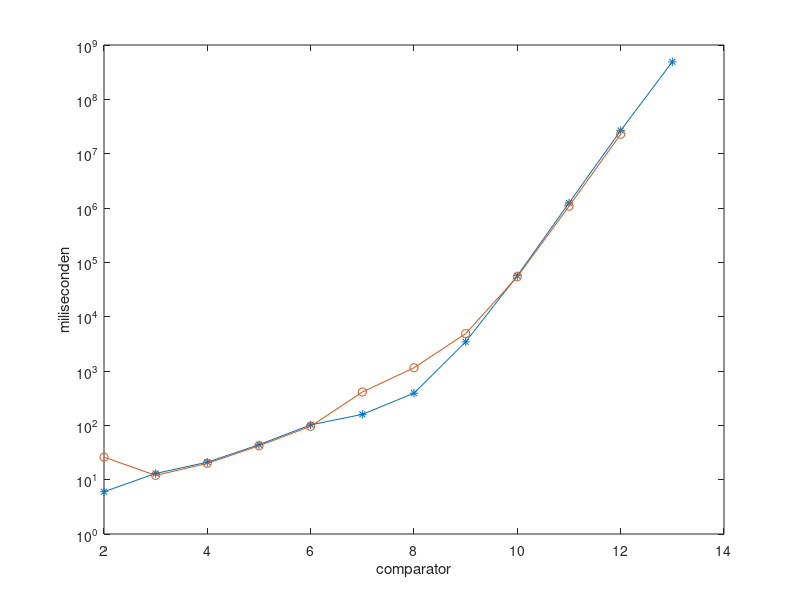
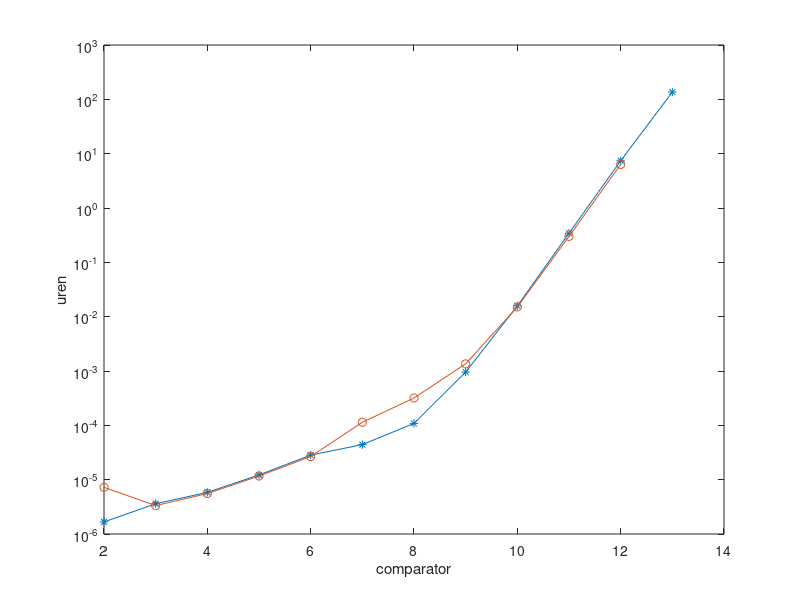
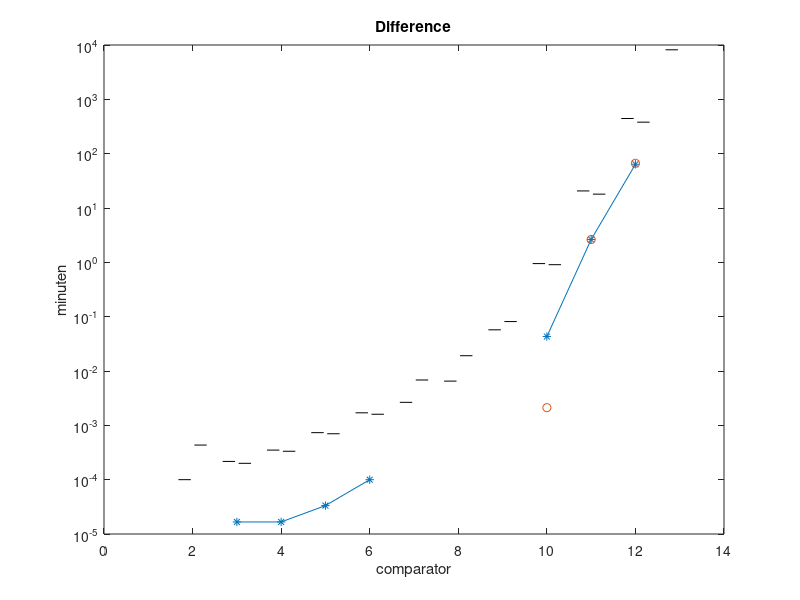

Write MATLAB code to recreate these figures, in order.
clc
%%
old   = [6 13 21 44 102 159 391 3436 56887 1237241 26637970 489689647]; % ms
old_s = old ./ 1000; % s
old_m = old_s ./ 60; % min
old_u = old_m ./ 60; % uur
old_d = old_u ./ 24; % dag
old_totaal_dag = sum(old_d);

new   = [26 12 20 42 96 410 1147 4875 54304 1079551 22804439 0]; % ms
new_s = new ./ 1000; % s
new_m = new_s ./ 60; % min
new_u = new_m ./ 60; % uur
new_d = new_u ./ 24; % dag
new_totaal_dag = sum(new_d);

%%
figure
plot(2:13, old, '*-')
xlabel('comparator')
ylabel('miliseconden')
set(gca, 'Yscale', 'log')
hold on
plot(2:13, new, 'o-')

%%
figure
plot(2:13, old_u, '*-')
xlabel('comparator')
ylabel('uren')
set(gca, 'Yscale', 'log')
hold on
plot(2:13, new_u, 'o-')

%%
diff = (old_m(1:11) - new_m(1:11));
cumdiff = cumsum(diff);

figure
plot(2:12, diff, '*-')
set(gca, 'Yscale', 'log')
title('Difference')
xlabel('comparator')
ylabel('minuten')
hold on
plot(2:12, cumdiff, 'o')

%%
bar(2:13, [old_m; new_m]')
set(gca, 'Yscale', 'log')